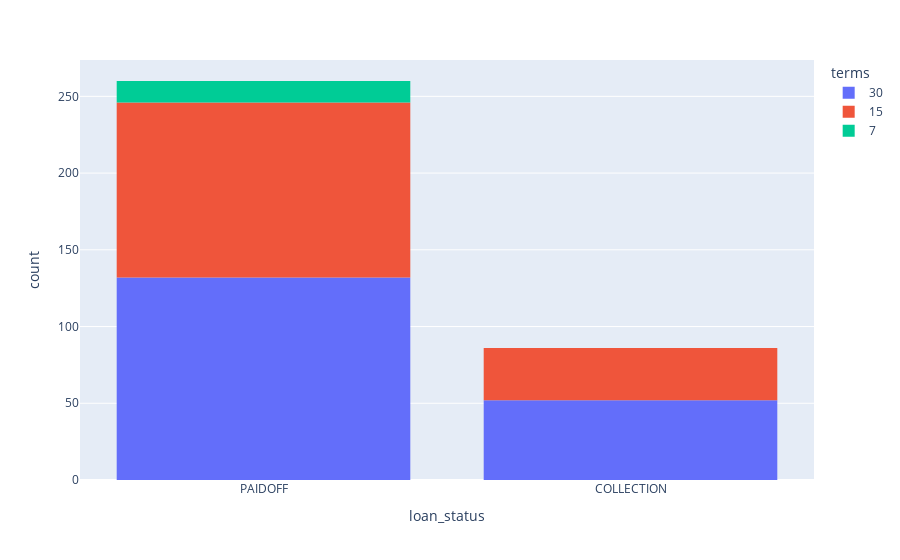

Notebook source saved alongside this figure:
### Code cell
px.histogram(df, df.loan_status, color = 'terms')

### Figure 1 — Plotly figure (JSON) as saved in the notebook; plotly's stock layout.template omitted (floating-point values rounded to 4 significant figures; data arrays with more than 128 entries replaced by an {"elided": "..."} marker saying what was removed)
{"data": [{"alignmentgroup": "True", "bingroup": "x", "hovertemplate": "terms=30<br>loan_status=%{x}<br>count=%{y}<extra></extra>", "legendgroup": "30", "marker": {"color": "#636efa", "pattern": {"shape": ""}}, "name": "30", "offsetgroup": "30", "orientation": "v", "showlegend": true, "type": "histogram", "x": {"elided": "184 str values"}, "xaxis": "x", "yaxis": "y"}, {"alignmentgroup": "True", "bingroup": "x", "hovertemplate": "terms=15<br>loan_status=%{x}<br>count=%{y}<extra></extra>", "legendgroup": "15", "marker": {"color": "#EF553B", "pattern": {"shape": ""}}, "name": "15", "offsetgroup": "15", "orientation": "v", "showlegend": true, "type": "histogram", "x": {"elided": "148 str values"}, "xaxis": "x", "yaxis": "y"}, {"alignmentgroup": "True", "bingroup": "x", "hovertemplate": "terms=7<br>loan_status=%{x}<br>count=%{y}<extra></extra>", "legendgroup": "7", "marker": {"color": "#00cc96", "pattern": {"shape": ""}}, "name": "7", "offsetgroup": "7", "orientation": "v", "showlegend": true, "type": "histogram", "x": ["PAIDOFF", "PAIDOFF", "PAIDOFF", "PAIDOFF", "PAIDOFF", "PAIDOFF", "PAIDOFF", "PAIDOFF", "PAIDOFF", "PAIDOFF", "PAIDOFF", "PAIDOFF", "PAIDOFF", "PAIDOFF"], "xaxis": "x", "yaxis": "y"}], "layout": {"barmode": "relative", "legend": {"title": {"text": "terms"}, "tracegroupgap": 0}, "margin": {"t": 60}, "xaxis": {"anchor": "y", "domain": [0, 1], "title": {"text": "loan_status"}}, "yaxis": {"anchor": "x", "domain": [0, 1], "title": {"text": "count"}}}}
